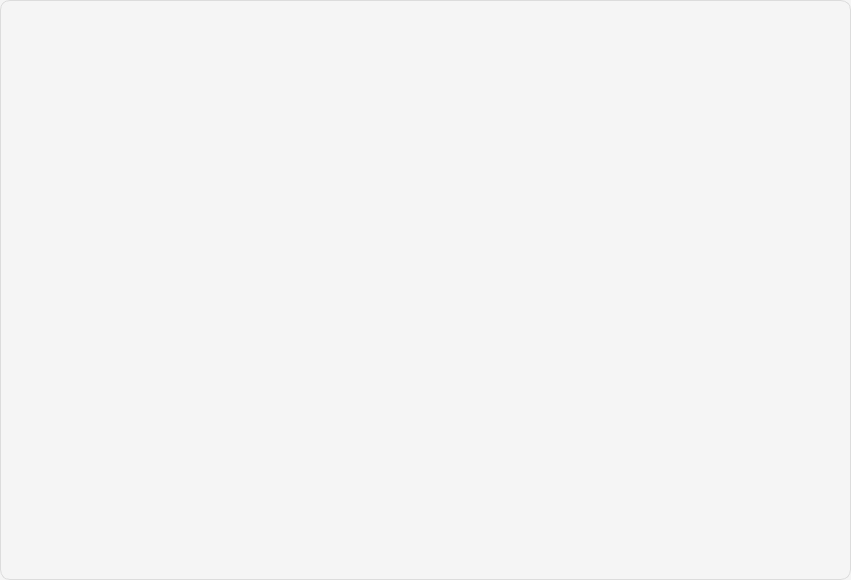
<?xml version="1.0" encoding="UTF-8"?>
<ui version="4.0">
 <class>Signin</class>
 <widget class="QDialog" name="Signin">
  <property name="geometry">
   <rect>
    <x>0</x>
    <y>0</y>
    <width>851</width>
    <height>580</height>
   </rect>
  </property>
  <property name="windowTitle">
   <string>Dialog</string>
  </property>
  <property name="styleSheet">
   <string notr="true">QDialog#Signin {
    background-color: #f5f5f5; /* Light gray background color */
}

QDialog#Signin {
    border-radius: 10px;
    border: 1px solid #dcdcdc; /* Light gray border around the dialog */
}

/* Style for labels */
QDialog#Signin QLabel {
    font-size: 16px;
    color: #333333; /* Dark gray text color */
    margin-bottom: 5px;
    border: 1px solid #dcdcdc; /* Light gray border around the label */
    background-color: #f9f9f9; /* Very light gray background color */
    padding: 5px;
    border-radius: 5px;
}

/* Style for line edits */
QDialog#Signin QLineEdit {
    border: 1px solid #dcdcdc; /* Light gray border around line edits */
    border-radius: 5px;
    padding: 5px;
}

/* Style for push buttons */
QDialog#Signin QPushButton {
    background-color: #4286f4; /* Blue background color */
    color: white;
    border: none;
    border-radius: 5px;
    padding: 10px 15px;
}

QDialog#Signin QPushButton:hover {
    background-color: #2a64b5; /* Darker blue background on hover */
}
</string>
  </property>
 </widget>
 <resources/>
 <connections/>
</ui>
